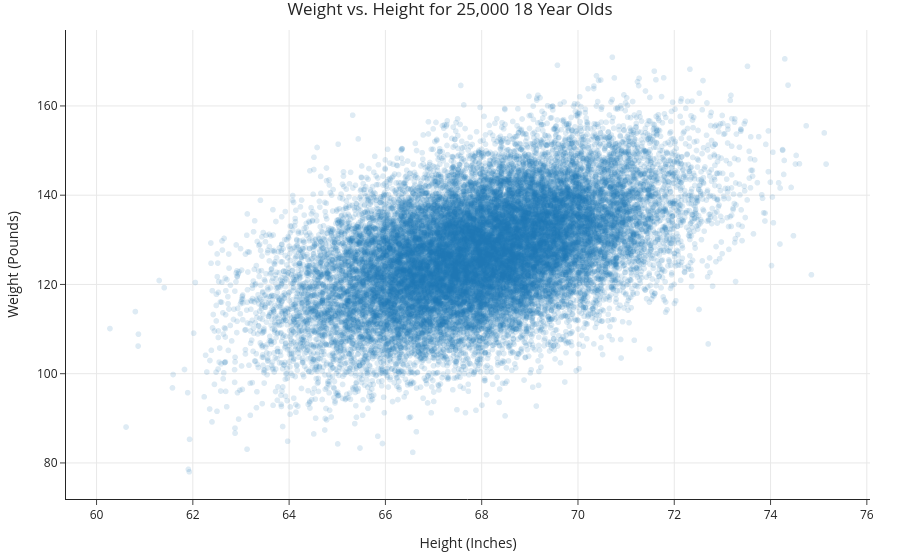

Notebook source saved alongside this figure:
### Code cell
people.plot(kind='scatter', x='Height (Inches)', y='Weight (Pounds)', 
            title='Weight vs. Height for 25,000 18 Year Olds', opacity=0.15)

### Figure 1 — Plotly figure (JSON) as saved in the notebook; plotly's stock layout.template omitted (floating-point values rounded to 4 significant figures; data arrays with more than 128 entries replaced by an {"elided": "..."} marker saying what was removed)
{"data": [{"hovertemplate": "Height (Inches)=%{x}<br>Weight (Pounds)=%{y}<extra></extra>", "legendgroup": "", "marker": {"color": "#1F77B4", "opacity": 0.15, "symbol": "circle"}, "mode": "markers", "name": "", "showlegend": false, "type": "scattergl", "x": {"elided": "25000 float values"}, "xaxis": "x", "y": {"elided": "25000 float values"}, "yaxis": "y"}], "layout": {"legend": {"tracegroupgap": 0}, "title": {"text": "Weight vs. Height for 25,000 18 Year Olds"}, "xaxis": {"anchor": "y", "domain": [0, 1], "title": {"text": "Height (Inches)"}}, "yaxis": {"anchor": "x", "domain": [0, 1], "title": {"text": "Weight (Pounds)"}}}}
